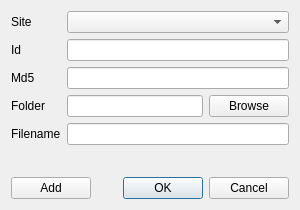
<?xml version="1.0" encoding="UTF-8"?>
<ui version="4.0">
 <class>AddUniqueWindow</class>
 <widget class="QDialog" name="AddUniqueWindow">
  <property name="geometry">
   <rect>
    <x>0</x>
    <y>0</y>
    <width>300</width>
    <height>209</height>
   </rect>
  </property>
  <property name="windowTitle">
   <string>Add an image</string>
  </property>
  <layout class="QFormLayout" name="formLayout">
   <property name="fieldGrowthPolicy">
    <enum>QFormLayout::AllNonFixedFieldsGrow</enum>
   </property>
   <item row="8" column="0" colspan="2">
    <layout class="QHBoxLayout" name="horizontalLayout">
     <item>
      <widget class="QPushButton" name="pushButton">
       <property name="text">
        <string>Add</string>
       </property>
      </widget>
     </item>
     <item>
      <widget class="QDialogButtonBox" name="buttonBox">
       <property name="orientation">
        <enum>Qt::Horizontal</enum>
       </property>
       <property name="standardButtons">
        <set>QDialogButtonBox::Cancel|QDialogButtonBox::Ok</set>
       </property>
      </widget>
     </item>
    </layout>
   </item>
   <item row="0" column="0">
    <widget class="QLabel" name="label">
     <property name="text">
      <string>Site</string>
     </property>
    </widget>
   </item>
   <item row="1" column="0">
    <widget class="QLabel" name="label_2">
     <property name="text">
      <string>Id</string>
     </property>
    </widget>
   </item>
   <item row="2" column="0">
    <widget class="QLabel" name="label_3">
     <property name="text">
      <string>Md5</string>
     </property>
    </widget>
   </item>
   <item row="0" column="1">
    <widget class="QComboBox" name="comboSites"/>
   </item>
   <item row="1" column="1">
    <widget class="QLineEdit" name="lineId"/>
   </item>
   <item row="2" column="1">
    <widget class="QLineEdit" name="lineMd5"/>
   </item>
   <item row="4" column="0">
    <widget class="QLabel" name="label_4">
     <property name="text">
      <string>Filename</string>
     </property>
    </widget>
   </item>
   <item row="4" column="1">
    <widget class="QLineEdit" name="lineFilename"/>
   </item>
   <item row="5" column="0" colspan="2">
    <widget class="QLabel" name="labelFilename">
     <property name="text">
      <string/>
     </property>
    </widget>
   </item>
   <item row="3" column="0">
    <widget class="QLabel" name="label_5">
     <property name="text">
      <string>Folder</string>
     </property>
    </widget>
   </item>
   <item row="3" column="1">
    <layout class="QHBoxLayout" name="horizontalLayout_2">
     <item>
      <widget class="QLineEdit" name="lineFolder"/>
     </item>
     <item>
      <widget class="QPushButton" name="buttonFolder">
       <property name="text">
        <string>Browse</string>
       </property>
      </widget>
     </item>
    </layout>
   </item>
   <item row="7" column="0" colspan="2">
    <spacer name="verticalSpacer">
     <property name="orientation">
      <enum>Qt::Vertical</enum>
     </property>
     <property name="sizeHint" stdset="0">
      <size>
       <width>20</width>
       <height>400</height>
      </size>
     </property>
    </spacer>
   </item>
  </layout>
 </widget>
 <resources/>
 <connections>
  <connection>
   <sender>buttonBox</sender>
   <signal>rejected()</signal>
   <receiver>AddUniqueWindow</receiver>
   <slot>reject()</slot>
   <hints>
    <hint type="sourcelabel">
     <x>285</x>
     <y>207</y>
    </hint>
    <hint type="destinationlabel">
     <x>286</x>
     <y>219</y>
    </hint>
   </hints>
  </connection>
  <connection>
   <sender>buttonBox</sender>
   <signal>accepted()</signal>
   <receiver>AddUniqueWindow</receiver>
   <slot>ok()</slot>
   <hints>
    <hint type="sourcelabel">
     <x>171</x>
     <y>190</y>
    </hint>
    <hint type="destinationlabel">
     <x>169</x>
     <y>216</y>
    </hint>
   </hints>
  </connection>
  <connection>
   <sender>pushButton</sender>
   <signal>clicked()</signal>
   <receiver>AddUniqueWindow</receiver>
   <slot>add()</slot>
   <hints>
    <hint type="sourcelabel">
     <x>70</x>
     <y>204</y>
    </hint>
    <hint type="destinationlabel">
     <x>69</x>
     <y>215</y>
    </hint>
   </hints>
  </connection>
  <connection>
   <sender>lineId</sender>
   <signal>returnPressed()</signal>
   <receiver>AddUniqueWindow</receiver>
   <slot>ok()</slot>
   <hints>
    <hint type="sourcelabel">
     <x>160</x>
     <y>41</y>
    </hint>
    <hint type="destinationlabel">
     <x>289</x>
     <y>45</y>
    </hint>
   </hints>
  </connection>
  <connection>
   <sender>lineMd5</sender>
   <signal>returnPressed()</signal>
   <receiver>AddUniqueWindow</receiver>
   <slot>ok()</slot>
   <hints>
    <hint type="sourcelabel">
     <x>257</x>
     <y>76</y>
    </hint>
    <hint type="destinationlabel">
     <x>288</x>
     <y>76</y>
    </hint>
   </hints>
  </connection>
  <connection>
   <sender>lineFilename</sender>
   <signal>returnPressed()</signal>
   <receiver>AddUniqueWindow</receiver>
   <slot>ok()</slot>
   <hints>
    <hint type="sourcelabel">
     <x>281</x>
     <y>133</y>
    </hint>
    <hint type="destinationlabel">
     <x>289</x>
     <y>132</y>
    </hint>
   </hints>
  </connection>
  <connection>
   <sender>lineFolder</sender>
   <signal>returnPressed()</signal>
   <receiver>AddUniqueWindow</receiver>
   <slot>ok()</slot>
   <hints>
    <hint type="sourcelabel">
     <x>188</x>
     <y>100</y>
    </hint>
    <hint type="destinationlabel">
     <x>292</x>
     <y>105</y>
    </hint>
   </hints>
  </connection>
 </connections>
 <slots>
  <slot>ok()</slot>
  <slot>add()</slot>
 </slots>
</ui>
